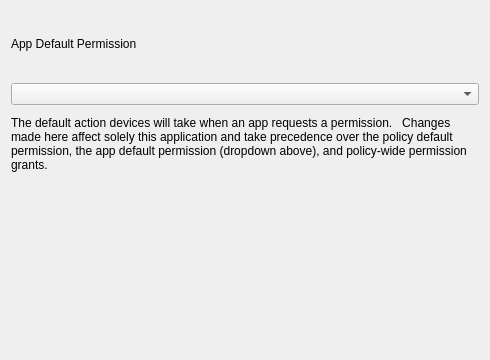
<?xml version="1.0" encoding="UTF-8"?>
<ui version="4.0">
 <class>PlayStoreAppPermissionsWidget</class>
 <widget class="QWidget" name="PlayStoreAppPermissionsWidget">
  <property name="geometry">
   <rect>
    <x>0</x>
    <y>0</y>
    <width>490</width>
    <height>360</height>
   </rect>
  </property>
  <property name="sizePolicy">
   <sizepolicy hsizetype="Expanding" vsizetype="MinimumExpanding">
    <horstretch>0</horstretch>
    <verstretch>0</verstretch>
   </sizepolicy>
  </property>
  <property name="windowTitle">
   <string>Play Store App Configurator</string>
  </property>
  <layout class="QVBoxLayout" name="mainLayout">
   <item>
    <layout class="QHBoxLayout" name="horizontalLayout">
     <item>
      <layout class="QVBoxLayout" name="verticalLayout">
       <item>
        <widget class="QLabel" name="lbl_title_appDefaultPermission">
         <property name="text">
          <string>App Default Permission</string>
         </property>
        </widget>
       </item>
       <item>
        <widget class="QComboBox" name="frm_appDefaultPermission"/>
       </item>
       <item>
        <widget class="QLabel" name="lTip_desc_appDefaultPermission">
         <property name="text">
          <string>The default action devices will take when an app requests a permission.   Changes made here affect solely this application and take precedence over the policy default permission, the app default permission (dropdown above), and policy-wide permission grants.</string>
         </property>
         <property name="wordWrap">
          <bool>true</bool>
         </property>
        </widget>
       </item>
      </layout>
     </item>
    </layout>
   </item>
   <item>
    <layout class="QFormLayout" name="formLayout"/>
   </item>
   <item>
    <widget class="AndroidPermissionsWidget" name="permissions" native="true"/>
   </item>
  </layout>
 </widget>
 <customwidgets>
  <customwidget>
   <class>AndroidPermissionsWidget</class>
   <extends>QWidget</extends>
   <header>FWAdminLib/AndroidPermissionsWidget.h</header>
  </customwidget>
 </customwidgets>
 <resources/>
 <connections/>
</ui>
